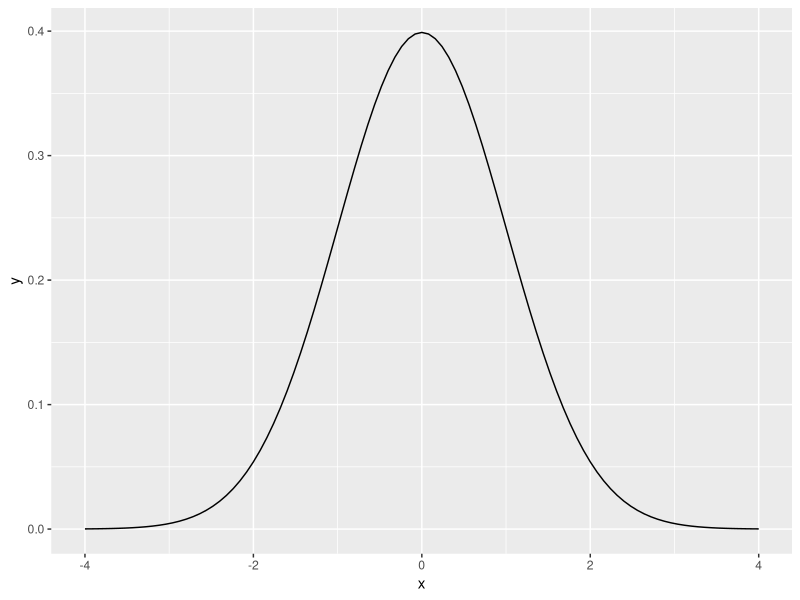
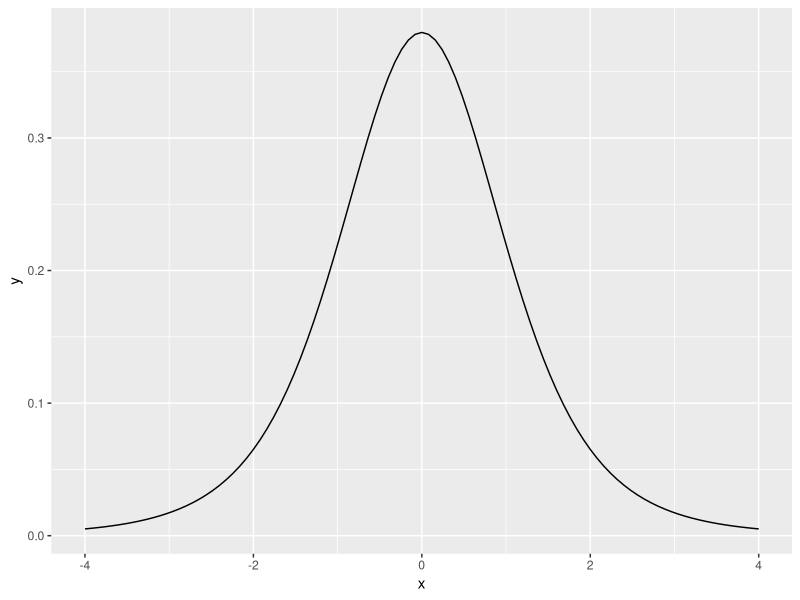
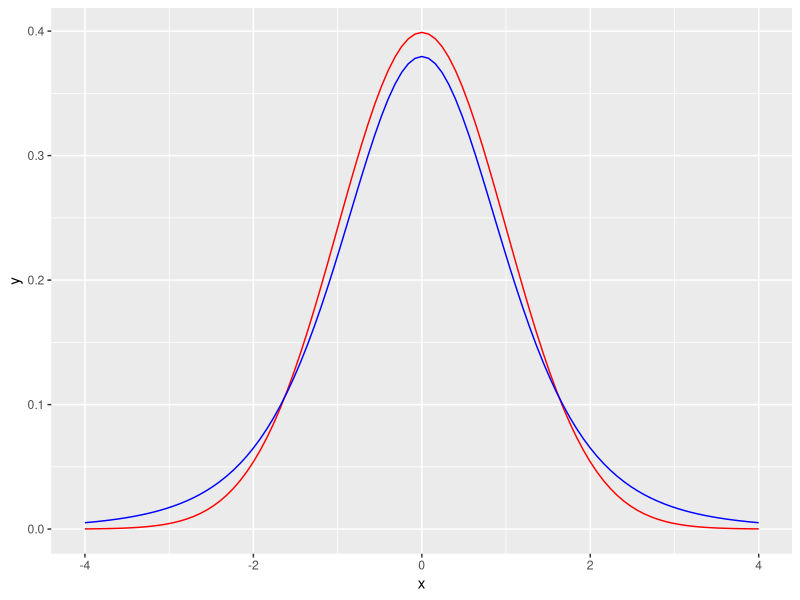

Write the R code that produced these figures, in order.
## ---- chunk 1
library(conflicted)
library(tidyverse)
## ---- chunk 2
normdist <- ggplot(data.frame(x = c(-4, 4)), aes(x = x)) +
        stat_function(fun = dnorm)
normdist
## ---- chunk 3
tdist <- ggplot(data.frame(x = c(-4, 4)), aes(x = x)) +
        stat_function(fun = dt, args = list(df = 5))
tdist
## ---- chunk 4
bothdist <- ggplot(data.frame(x=c(-4,4)),aes(x=x)) + 
  stat_function(fun=dnorm,color="red") + 
  stat_function(fun=dt,args=list(df=5),color="blue")
bothdist
#Standard Normal distribution in red, T distribution in blue
